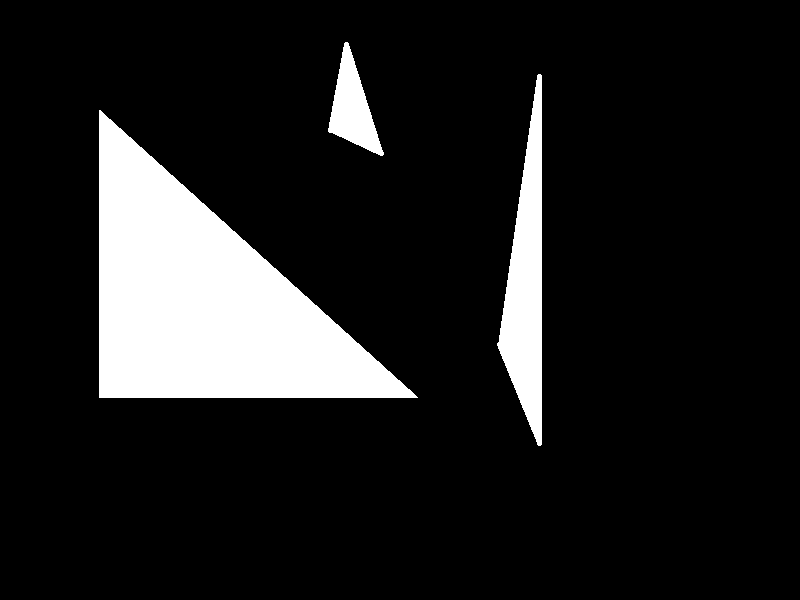
#> input picture Graphics-Programming/A03/A03/input/image1.png, 800 x 600 px
$ python program.py   (Python 2 division)   (older library calls are emulated)
#> lines starting #> are read from the running program, lines starting #| are printed output that depends on the picture; after the words box and inside, x2 and y2 are one past the last pixel; in counts of white or black regions, pixels touching at a corner belong together; long printed decimals are rounded
#> further down, img1 is the input picture: shape (600, 800, 3); 12.1% white; 3 white regions, box (x1, y1, x2, y2) and area: (99, 110, 418, 398) 46224, (497, 74, 542, 446) 9041, (328, 42, 384, 156) 2988
### Graphics-Programming/A03/funcs.py
import cv2
import numpy as np

# [35 lines left out: functions show, save, not called in this run]

def getWidth(img):
    return img.shape[1]

def getHeight(img):
    return img.shape[0]

"""0<percent<1#s
   Must be same size"""
# [5 lines left out: function mix, not called in this run]

"""0<percent<1"""
def tint(img,color,percent):
    return mix(img,np.array(color),percent)

def grayscale(img,two_dimensional=False):
    img=img.copy()
    img=img[:,:,0]*.1+img[:,:,1]*.7+img[:,:,2]*.2

    if two_dimensional:
        img=img[:,:,None]

    img=np.uint8(img)
    return img

# [22 lines left out: function rotate, not called in this run]


### Graphics-Programming/A03/A03/program.py
import cv2
import funcs
import numpy as np

def make_new_pic(img):
    img=img.copy()
    h,w=img.shape[:2]
#> h = 600; w = 800
    theta=np.pi/3
    M1=np.array([[1.2,0,0],
                [0,1.2,0],
                [0,0,1]],dtype=np.float64)
    M2=np.array([[1,0,50],
                [0,1,50],
                [0,0,1]],dtype=np.float64)
    M=M2.dot(M1)
    img=cv2.warpPerspective(img,M,(w,h))
    print "Actual Matrix: "+str(M)
    return img

def mark_features(img,blur=0):
#> called with blur = 11
    if blur!=0:
        img=cv2.GaussianBlur(img,(blur,blur),0,borderType=cv2.BORDER_REFLECT_101)
    orb=cv2.ORB()

    kp,des=orb.detectAndCompute(img,None)
#> kp = 63 keypoints; strongest (x, y, size): (102, 116, 92.6), (330, 125, 111.1), (405, 391, 111.1), (102, 393, 77.1)
    img=cv2.drawKeypoints(img,kp,None,color=(0,255,0),flags=0)
#> in mark_features (call 2), `kp,des=orb.detectAndCompute(img,None)`: kp = 60 keypoints; strongest (x, y, size): (172, 190, 111.1), (444, 201, 111.1), (502, 229, 111.1), (505, 230, 92.6)
    return img

def drawMatches(img1, kp1, img2, kp2, matches):

    # Create a new output image that concatenates the two images together
    # (a.k.a) a montage
    rows1 = img1.shape[0]
    cols1 = img1.shape[1]
    rows2 = img2.shape[0]
    cols2 = img2.shape[1]

    out = np.zeros((max([rows1,rows2]),cols1+cols2,3), dtype='uint8')

    # Place the first image to the left
    out[:rows1,:cols1] = np.dstack([img1[:,:,0], img1[:,:,1], img1[:,:,2]])

    # Place the next image to the right of it
    out[:rows2,cols1:] = np.dstack([(img2[:,:,0]), (img2[:,:,1]), (img2[:,:,2])])

    # For each pair of points we have between both images
    # draw circles, then connect a line between them
    for mat in matches:

        # Get the matching keypoints for each of the images
        img1_idx = mat.queryIdx
        img2_idx = mat.trainIdx

        # x - columns
        # y - rows
        (x1,y1) = kp1[img1_idx].pt
        (x2,y2) = kp2[img2_idx].pt

        # Draw a small circle at both co-ordinates
        # radius 4
        # colour blue
        # thickness = 1
        cv2.circle(out, (int(x1),int(y1)), 4, (255, 0, 0), 1)
        cv2.circle(out, (int(x2)+cols1,int(y2)), 4, (255, 0, 0), 1)

        # Draw a line in between the two points
        # thickness = 1
        # colour blue
        cv2.line(out, (int(x1),int(y1)), (int(x2)+cols1,int(y2)), (255, 0, 0), 1)

    # Also return the image if you'd like a copy
    return out

def draw_mathces(img1,img2):
    orb=cv2.ORB()

    img1=cv2.GaussianBlur(img1,(11,11),0,borderType=cv2.BORDER_REFLECT_101)
    img2=cv2.GaussianBlur(img2,(11,11),0,borderType=cv2.BORDER_REFLECT_101)

    kp1,des1=orb.detectAndCompute(img1, None)
#> kp1 = 63 keypoints; strongest (x, y, size): (102, 116, 92.6), (330, 125, 111.1), (405, 391, 111.1), (102, 393, 77.1)
    kp2,des2=orb.detectAndCompute(img2, None)
#> kp2 has the same summary as kp in mark_features

    bf=cv2.BFMatcher()
    matches=bf.knnMatch(des1,des2,k=2)
#> matches = 63 matches

    good=[]
    for m,n in matches:
        if m.distance<0.7*n.distance:
            good.append(m)
#> this loop made 63 passes
#> after the loop, good = 24 matches

    matches=good
#> matches = 24 matches

    src_pts=[]
    dst_pts=[]

    for match in matches:
        src_pts.append(kp1[match.queryIdx].pt)
        dst_pts.append(kp2[match.trainIdx].pt)
#> this loop made 24 passes
#> after the loop, dst_pts = 24 items, first 6: (697.2, 141.6), (170.4, 524.4), (465.1, 103.7), (697, 141.1), (543.3, 522.5), (170, 184.6); src_pts = 24 items, first 6: (539, 76), (100, 396), (345.6, 44.4), (538.8, 75.6), (413.3, 396), (380.2, 152.1)

    src_pts=np.array(src_pts)
#> src_pts = 24 rows, first 8: [539, 76], [100, 396], [345.6, 44.4], [538.8, 75.6], [413.3, 396], [380.2, 152.1], [497.7, 343.9], [100.2, 394]
    dst_pts=np.array(dst_pts)
#> dst_pts = 24 rows, first 8: [697.2, 141.6], [170.4, 524.4], [465.1, 103.7], [697, 141.1], [543.3, 522.5], [170, 184.6], [647, 462.4], [170, 522.5]

    M, mask = cv2.findHomography(src_pts, dst_pts, cv2.RANSAC,10.0)
#> M = [[1.23, 0.00935, 43.89], [0.0141, 1.23, 44.32], [2.82e-05, 2.44e-05, 1]]; mask = 24 values, max 1 at index 0, min 0 at index 5, mean 0.708
    h,w=img1.shape[:2]
#> h = 600; w = 800
    img1_transformed=cv2.warpPerspective(img1, M, (w,h))
    print "Calculated Matrix: "+str(M)
#| Calculated Matrix: [[1.23305475e+00 9.34574614e-03 4.38881641e+01]
#|  [1.40534143e-02 1.22625584e+00 4.43208118e+01]
#|  [2.82307325e-05 2.44043561e-05 1.00000000e+00]]
    return drawMatches(img1,kp1,img2,kp2,matches),M
#> in drawMatches, `out[:rows2,cols1:] = np.dstack([(img2[:,:,0]), (img2[:,:,1]), (img2[:,..`: out: shape (600, 1600, 3); min 0, max 255, mean 37.8
#> the loop in drawMatches, `for mat in matches:` made 24 passes
#> (img1_idx, img2_idx, x1, y1, x2, y2) on passes 1 to 12: (1, 12, 539, 76, 697.2, 141.6), (6, 17, 100, 396, 170.4, 524.4), (9, 19, 345.6, 44.4, 465.1, 103.7), (10, 20, 538.8, 75.6, 697, 141.1), (24, 41, 413.3, 396, 543.3, 522.5), (29, 36, 380.2, 152.1, 170, 184.6), (30, 39, 497.7, 343.9, 647, 462.4), (31, 40, 100.2, 394, 170, 522.5), (32, 41, 411.3, 394, 543.3, 522.5), (33, 42, 539.1, 442.4, 465.3, 104.5), (34, 48, 539.1, 76.72, 465.8, 104.5), (37, 36, 379.5, 151.4, 170, 184.6)
#> after the loop in drawMatches, `for mat in matches:`:
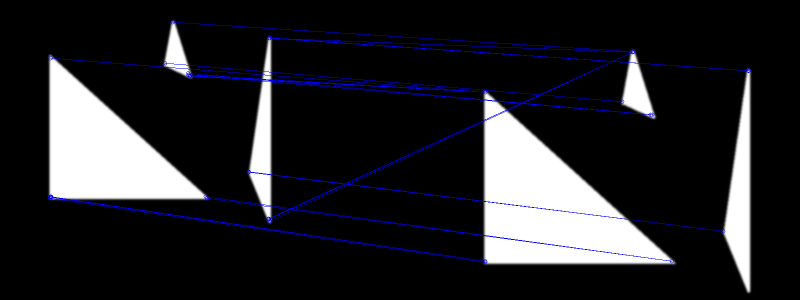
#> out: shape (600, 1600, 3) (shown at 1/2 size); mean of channels 0, 1, 2 41.3, 37.3, 37.3; drawn as B, G, R

def getBoundingRectangle(w,h,M):
    p1 = M.dot(np.float32([[0], [0], [1]]))
    p2 = M.dot(np.float32([[w], [0], [1]]))
    p3 = M.dot(np.float32([[w], [h], [1]]))
    p4 = M.dot(np.float32([[0], [h], [1]]))
    print p1,p2,p3,p4
    return p1[0, 0] / p1[2, 0], p2[1, 0] / p2[2, 0], p3[0, 0] / p3[2, 0], p4[1, 0] / p4[2, 0]  # min x, min y, max x, max y

##Part 1##
img1=cv2.imread('input/image1.png')

img2=pic_1_a=make_new_pic(img1)
cv2.imwrite('output/pic_1_a.png',pic_1_a)

pic_1_b_1=mark_features(img1,blur=11)
pic_1_b_2=mark_features(img2,blur=11)
cv2.imwrite('output/pic_1_b_1.png',pic_1_b_1)
cv2.imwrite('output/pic_1_b_2.png',pic_1_b_2)

pic_1_c,M1=draw_mathces(img1,img2)
#> M1 has the same summary as M in draw_mathces
cv2.imwrite('output/pic_1_c.png',pic_1_c)
h1,w1=img1.shape[:2]
#> h1 = 600; w1 = 800
pic_1_e=cv2.warpPerspective(img1,M1,(w1,h1))
cv2.imwrite('output/pic_1_e.png',pic_1_e)

pic_1_f=np.float32(img2)-pic_1_e
pic_1_f-=np.min(pic_1_f)
pic_1_f/=np.max(pic_1_f)
pic_1_f*=255.999999
pic_1_f=np.uint8(pic_1_f)
cv2.imwrite('output/pic_1_f.png',pic_1_f)

##Part 2##
pic1=cv2.imread('input/pic1.png')
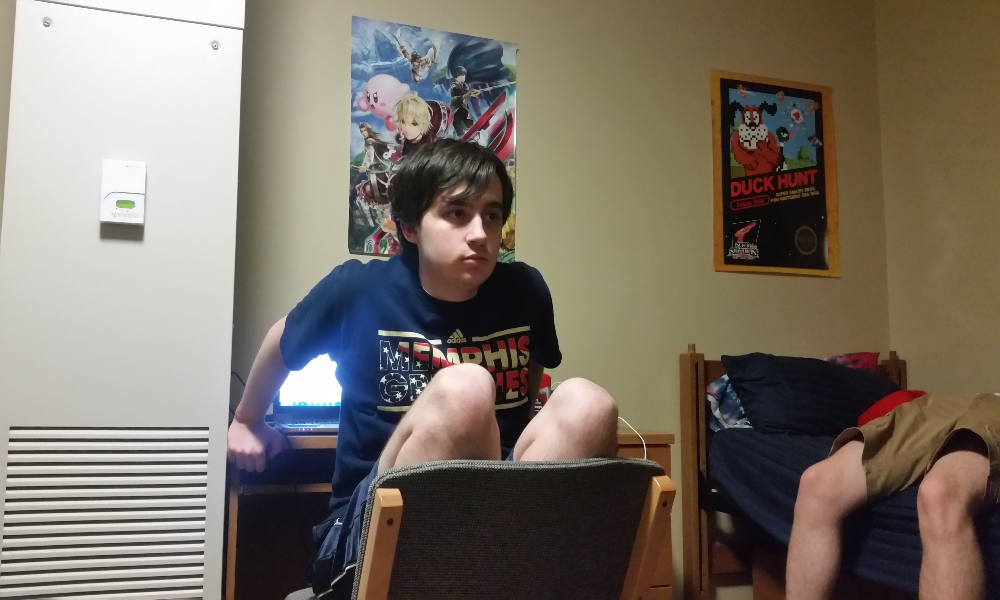
#> input picture Graphics-Programming/A03/A03/input/pic1.png, 1000 x 600 px
#> pic1 is the input picture: shape (600, 1000, 3); mean B, G, R 103.7, 114.6, 123.5
pic2=cv2.imread('input/pic2.png')
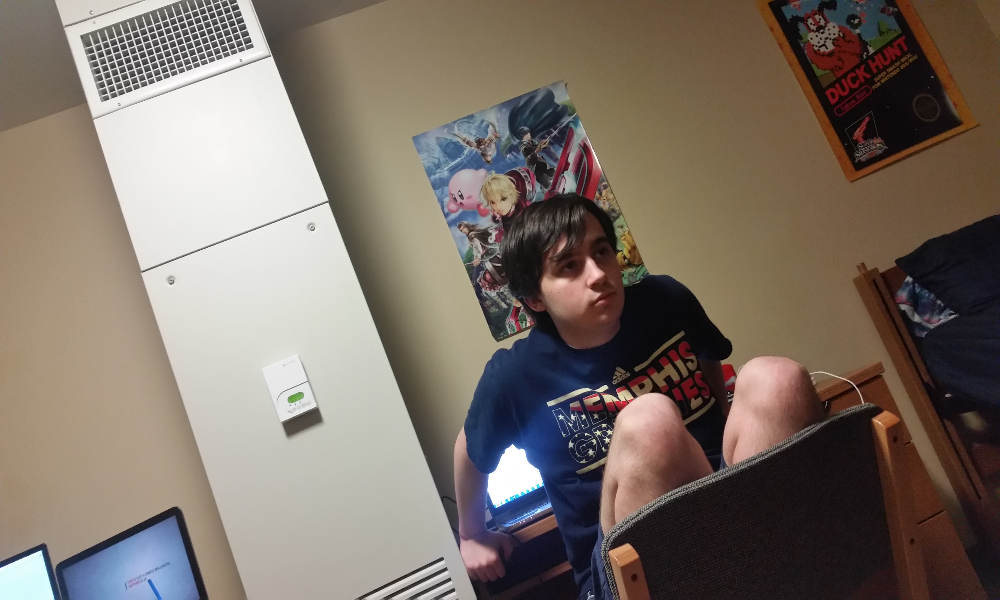
#> input picture Graphics-Programming/A03/A03/input/pic2.png, 1000 x 600 px
#> pic2 is the input picture: shape (600, 1000, 3); mean B, G, R 103.4, 113.1, 124.7

pic_2_a_1=mark_features(pic1,blur=15)
#> in mark_features (call 3), `kp,des=orb.detectAndCompute(img,None)`: kp = 417 keypoints; strongest (x, y, size): (477, 229, 111.1), (473, 219, 111.1), (337, 398, 111.1), (434, 362, 111.1)
cv2.imwrite('output/pic_2_a_1.png',pic_2_a_1)
pic_2_a_2=mark_features(pic2,blur=15)
#> in mark_features (call 4), `kp,des=orb.detectAndCompute(img,None)`: kp = 370 keypoints; strongest (x, y, size): (509, 448, 111.1), (537, 480, 111.1), (516, 448, 111.1), (537, 481, 92.6)
cv2.imwrite('output/pic_2_a_2.png',pic_2_a_2)

pic_2_b,M2=draw_mathces(pic1,pic2)
#> in draw_mathces (call 2), `kp1,des1=orb.detectAndCompute(img1, None)`: kp1 = 500 keypoints; strongest (x, y, size): (477, 229, 111.1), (473, 219, 111.1), (437, 362, 111.1), (475, 218, 92.6)
#> in draw_mathces (call 2), `kp2,des2=orb.detectAndCompute(img2, None)`: kp2 = 500 keypoints; strongest (x, y, size): (537, 480, 111.1), (509, 448, 111.1), (516, 448, 111.1), (537, 481, 92.6)
#> in draw_mathces (call 2), `matches=bf.knnMatch(des1,des2,k=2)`: matches = 500 matches
#> after the loop in draw_mathces (call 2), `for m,n in matches:`: good = 79 matches
#> the loop in draw_mathces (call 2), `for match in matches:` made 79 passes
#| Calculated Matrix: [[ 6.58396774e-01  3.06719410e-01  1.38255134e+02]
#|  [-4.65087934e-01  7.71204002e-01  2.80206950e+02]
#|  [-2.25534599e-04 -6.82940983e-05  1.00000000e+00]]
#> the loop in drawMatches (call 2), `for mat in matches:` made 79 passes
#> (img1_idx, img2_idx, x1, y1, x2, y2) on passes 1 to 12: (8, 41, 508, 116, 584, 147), (11, 48, 398, 136, 494, 217), (20, 7, 381, 485, 611, 546), (25, 1, 206, 450, 446, 568), (32, 12, 336, 425, 549, 505), (34, 25, 101, 223, 284, 424), (36, 37, 141, 226, 317, 408), (39, 180, 480, 233, 597.6, 273.6), (45, 66, 472, 252, 597, 294), (50, 69, 431, 342, 599, 390), (51, 73, 438, 342, 605, 387), (59, 52, 429, 352, 601, 400)
#> after the loop in drawMatches (call 2), `for mat in matches:`:
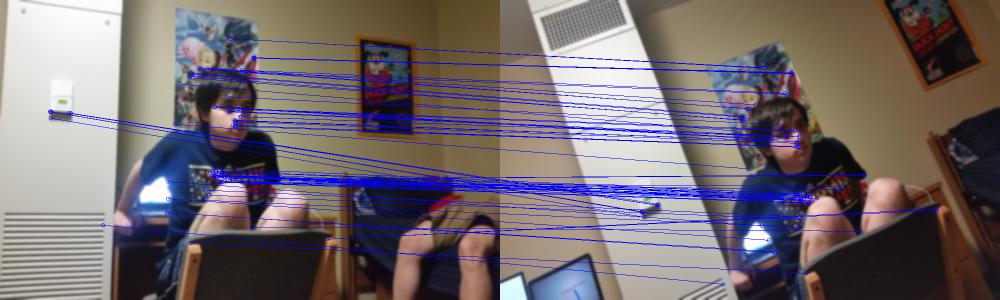
#> out: shape (600, 2000, 3) (shown at 1/2 size); mean of channels 0, 1, 2 111.9, 107, 116.6; drawn as B, G, R
#> M2 = [[0.658, 0.307, 138.3], [-0.465, 0.771, 280.2], [-0.000226, -6.83e-05, 1]]
cv2.imwrite('output/pic_2_b.png',pic_2_b)

h2,w2=pic2.shape[:2]
#> h2 = 600; w2 = 1000
pic_2_d=cv2.warpPerspective(pic1,M2,(w2,h2))
cv2.imwrite('output/pic_2_d.png',pic_2_d)

pic_2_e=np.float32(funcs.grayscale(pic2))-funcs.grayscale(pic_2_d)
#> call 2 of grayscale, with two_dimensional = False
#> in grayscale (call 2), `img=img[:,:,0]*.1+img[:,:,1]*.7+img[:,:,2]*.2`:
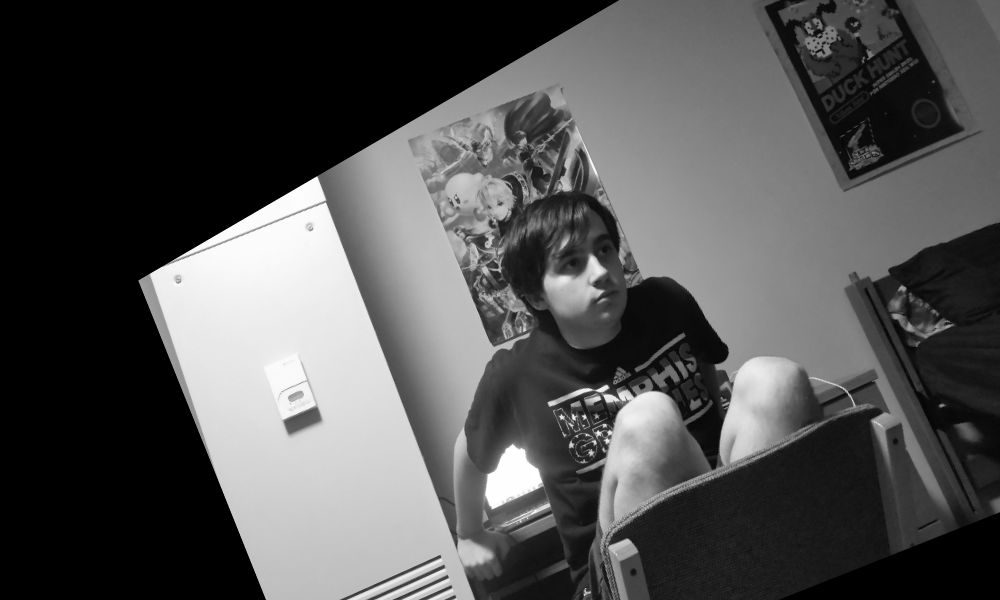
#> img: shape (600, 1000) float64; min 0, max 255, mean 81.2
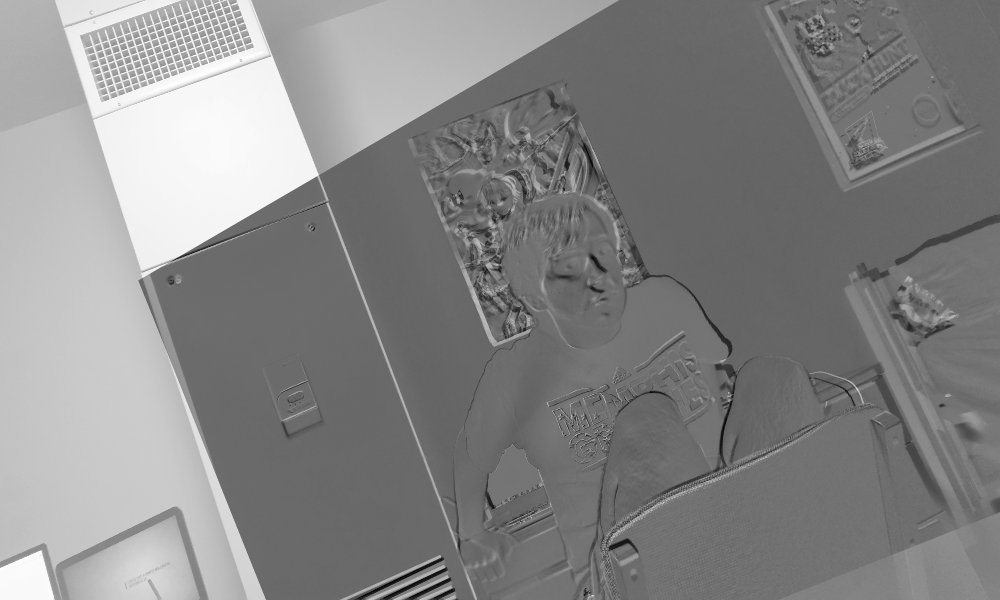
#> pic_2_e: shape (600, 1000) float32; min -215, max 254, mean 33.1; drawn with min black and max white
pic_2_e-=np.min(pic_2_e)
pic_2_e/=np.max(pic_2_e)
pic_2_e*=255.999999
pic_2_e=np.uint8(pic_2_e)
cv2.imwrite('output/pic_2_e.png',pic_2_e)

minX,minY,maxX,maxY=getBoundingRectangle(w2, h2, M2)
#> in getBoundingRectangle, `p1 = M.dot(np.float32([[0], [0], [1]]))`: p1 = [138.3, 280.2, 1]
#> in getBoundingRectangle, `p2 = M.dot(np.float32([[w], [0], [1]]))`: p2 = [796.7, -184.9, 0.774]
#> in getBoundingRectangle, `p3 = M.dot(np.float32([[w], [h], [1]]))`: p3 = [980.7, 277.8, 0.733]
#> in getBoundingRectangle, `p4 = M.dot(np.float32([[0], [h], [1]]))`: p4 = [322.3, 742.9, 0.959]
#| [[138.255 ]
#|  [280.207]
#|  [  1.        ]] [[ 7.96651908e+02]
#|  [-1.84880984e+02]
#|  [ 7.74465401e-01]] [[9.80683554e+02]
#|  [2.77841417e+02]
#|  [7.33488942e-01]] [[322.287 ]
#|  [742.929]
#|  [  0.959]]
#> minX = 138.3; minY = -238.7; maxX = 1337; maxY = 774.7
M3=np.float32([[1, 0, -minX if minX < 0 else 0],
               [0, 1, -minY if minY < 0 else 0],
               [0, 0, 1]])
#> M3 = [[1, 0, 0], [0, 1, 238.7], [0, 0, 1]]
warp_dim_x = int((abs(minX) if minX < 0 else 0) + (abs(maxX) if maxX > w2 else w2))
#> warp_dim_x = 1337
warp_dim_y = int((abs(minY) if minY < 0 else 0) + (abs(maxY) if maxY > h2 else h2))
#> warp_dim_y = 1013
pic1_warp = cv2.warpPerspective(pic1, M3.dot(M2), (warp_dim_x, warp_dim_y))
pic2_warp = cv2.warpPerspective(pic2, M3, (warp_dim_x, warp_dim_y))
pic_2_f = np.maximum(pic1_warp, pic2_warp)
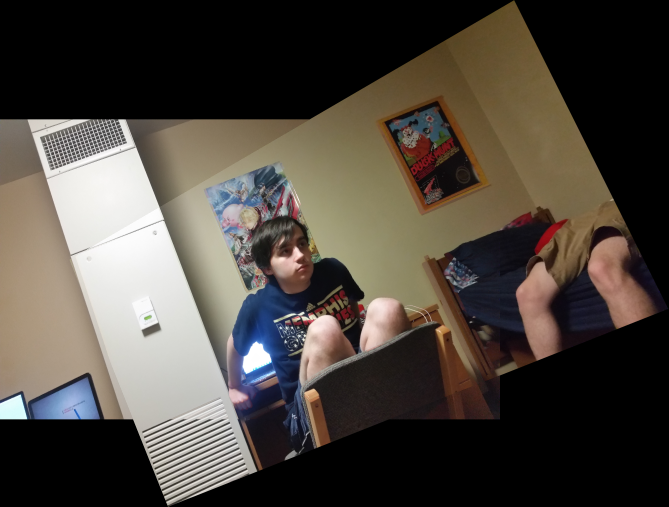
#> pic_2_f: shape (1013, 1337, 3) (shown at 1/2 size); mean B, G, R 62.7, 70.2, 76.8
cv2.imwrite("output/pic_2_f.png",pic_2_f)
